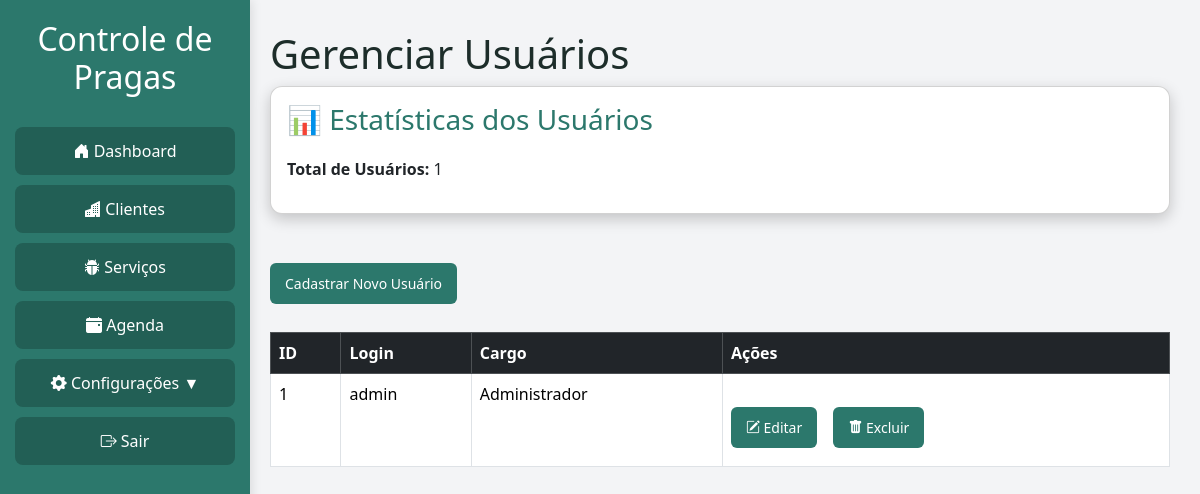
/greensea/HTML/usuarios.php, run on the app's committed database.
### tables this page shows
CREATE TABLE `usuario` (
  `IDusuario` int(11) NOT NULL,
  `Login` varchar(100) NOT NULL,
  `nome_completo` varchar(255) NOT NULL,
  `Senha` varchar(255) NOT NULL,
  `Email` varchar(100) DEFAULT NULL,
  `Telefone` varchar(15) DEFAULT NULL,
  `idCargo` int(11) DEFAULT NULL
);

CREATE TABLE `cargo` (
  `IDcargo` int(11) NOT NULL,
  `Descricao` varchar(100) DEFAULT NULL
);

### greensea/HTML/usuarios.php (the view, shortened to what this page needs)
<?php
$conn = new mysqli("localhost", "usuario", "senha", "greensea");
$sql = "SELECT U.IDusuario, U.Login, C.Descricao AS Cargo
        FROM Usuario U
        LEFT JOIN Cargo C ON U.idCargo = C.IDcargo";
$result = $conn->query($sql);
$totalUsuarios = $result->num_rows;
?>
<!DOCTYPE html>
<html lang="pt-BR">
<head>
    <link rel="stylesheet" href="https://cdn.jsdelivr.net/npm/bootstrap@5.3.6/dist/css/bootstrap.min.css">
    <link rel="stylesheet" href="https://cdn.jsdelivr.net/npm/bootstrap-icons@1.10.5/font/bootstrap-icons.css">
    <link rel="stylesheet" href="../css/base.css">
</head>
<body>
    <div>
        <nav class="sidebar">
            <h2>Controle de Pragas</h2>
            <ul>
                <li onclick="window.location.href='dashboard.php'"><i class="bi bi-house-door-fill"></i> Dashboard</li>
                <li onclick="window.location.href='clientes.php'"><i class="bi bi-buildings-fill"></i> Clientes</li>
                <li onclick="window.location.href='servico.php'"><i class="bi bi-bug-fill"></i> Serviços</li>
                <li onclick="window.location.href='agenda.php'"><i class="bi bi-calendar-event-fill"></i> Agenda</li>
                <li class="config-toggle" onclick="toggleSubmenu()"><i class="bi bi-gear-fill"></i> Configurações <span id="seta">▼</span></li>
                <li onclick="logout()"><i class="bi bi-box-arrow-right"></i> Sair</li>
            </ul>
        </nav>
    </div>
    <div class="content">
        <h1>Gerenciar Usuários</h1>
        <div class="card p-3 mb-4">
            <h3>📊 Estatísticas dos Usuários</h3>
            <p><strong>Total de Usuários:</strong> <span id="usuariosCount"><?= $totalUsuarios ?></span></p>
        </div>
        <a href="cadastroUsuario.php" class="btn btn-primary mb-3">Cadastrar Novo Usuário</a>
        <table class="table table-bordered">
            <thead class="table-dark">
                <tr>
                    <th>ID</th>
                    <th>Login</th>
                    <th>Cargo</th>
                    <th>Ações</th>
                </tr>
            </thead>
            <tbody>
                <?php while ($row = $result->fetch_assoc()): ?>
                <tr>
                    <td><?= $row['IDusuario'] ?></td>
                    <td><?= htmlspecialchars($row['Login']) ?></td>
                    <td><?= $row['Cargo'] ?? 'Não definido' ?></td>
                    <td>
                        <a href="editarUsuario.php?id=<?= $row['IDusuario'] ?>" class="btn btn-sm btn-warning"><i class="bi bi-pencil-square"></i> Editar</a>
                        <a href="excluirUsuario.php?id=<?= $row['IDusuario'] ?>" class="btn btn-sm btn-danger" onclick="return confirm('Tem certeza que deseja excluir?')"><i class="bi bi-trash-fill"></i> Excluir</a>
                    </td>
                </tr>
                <?php endwhile; ?>
            </tbody>
        </table>
    </div>
</body>
</html>

### greensea/CSS/base.css (style rules this page uses)
:root { --bg-dark: #f3f4f6; --text-dark: #1d2d2a; --green-dark: #2C786C; --green-medium: #225F55; --green-hover: #1C4E45; --green-accent: #5DBB96; --card-light: #ffffff; }
body { margin: 0; padding: 0; font-family: 'Segoe UI', Arial, Tahoma, Geneva, Verdana, sans-serif; background-color: var(--bg-dark); color: var(--text-dark); display: flex; }
.sidebar { width: 250px; background-color: var(--green-dark); color: white; height: 100vh; padding: 20px 15px; position: fixed; left: 0; top: 0; overflow-y: auto; box-shadow: 2px 0 10px rgba(0, 0, 0, 0.1); }
.sidebar h2 { text-align: center; margin-bottom: 30px; }
.sidebar ul { list-style: none; padding: 0; margin: 0; }
.sidebar ul li { padding: 12px 16px; margin: 10px 0; background: var(--green-medium); text-align: center; cursor: pointer; border-radius: 8px; transition: background-color 0.3s; }
.content { margin-left: 240px; padding: 30px; width: 100%; box-sizing: border-box; }
.card { background-color: var(--card-light); padding: 20px; border-radius: 12px; box-shadow: 0 5px 15px rgba(0, 0, 0, 0.2); margin-bottom: 30px; transition: 0.3s; }
.card h3 { color: var(--green-dark); margin-bottom: 20px; }
.btn, button { background-color: var(--green-dark); color: white; padding: 10px 15px; border: none; border-radius: 6px; cursor: pointer; font-size: 14px; transition: background 0.3s; margin-right: 12px; margin-bottom: 10px; margin-top: 25px; }
table { width: 100%; border-collapse: collapse; margin-top: 12px; }
table th, table td { border-bottom: 1px solid #ddd; padding: 8px; text-align: left; }
table th { background-color: var(--green-dark); color: white; }

### data on the page
usuario: IDusuario "1", Login "admin", idCargo.Descricao "Administrador"

### other printed values
$totalUsuarios "1"
